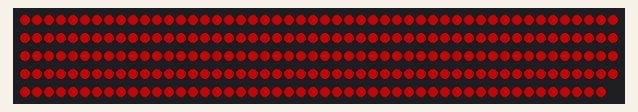
This sketch was run on a simulated ESP32. Parts: 249 RGB LEDs in strip order, left to right, continuing on the next row. Dim RGB values are drawn brighter than linear; WiFi joins after 1.5 s; servers stay silent unless stated; what the sketch prints to the serial monitor is not drawn.

Above: at 0.2 s.
At 1.8 s:
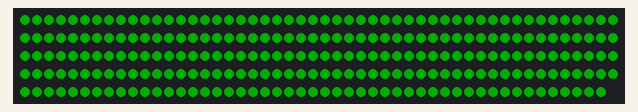

The sketch:

ESP32_small.ino
```cpp
#include <FastLED.h>

#include <WiFi.h>
#include <AsyncUDP.h>
#define FASTLED_INTERNAL // Suppress harmless SPI pin notices during compilation
#include <FastLED.h>

// -----------------------------------------------------------------------------
// USER CONFIGURATION & SECRETS
// -----------------------------------------------------------------------------
#include "secrets.h"

// Hardware Pin & LED Configuration (Profile: "small")
// Total LEDs = 249 (matches config/segments_small.json: s1=49, s2=108, s3=92)
#define PIN_STRIP_1 21
#define NUM_LEDS_1 249
#define PORT_STRIP_1 9001

// Stream timeout threshold: if no packet is received within this window,
// switch back to solid GREEN (ready & waiting for stream).
#define STREAM_TIMEOUT_MS 1000

// -----------------------------------------------------------------------------
// GLOBALS & STATE
// -----------------------------------------------------------------------------
CRGB leds1[NUM_LEDS_1];
AsyncUDP udp1;

volatile uint32_t lastPacketTimeMs = 0;
volatile bool newPacketReceived = false;

enum DeviceState {
    STATE_DISCONNECTED, // RED: Wi-Fi disconnected or connecting
    STATE_WAITING,      // GREEN: Wi-Fi connected, waiting for stream
    STATE_STREAMING     // LIVE: UDP frames actively displaying
};

DeviceState currentState = STATE_DISCONNECTED;

void showStatusColor(CRGB color) {
    fill_solid(leds1, NUM_LEDS_1, color);
    FastLED.show();
}

void setup() {
    Serial.begin(115200);
    delay(100);
    Serial.println();
    Serial.println("==================================================");
    Serial.println("   Vialactee ESP32 Firmware — Profile: SMALL      ");
    Serial.println("==================================================");
    Serial.printf("LEDs: %d on GPIO %d | UDP Port: %d\n", NUM_LEDS_1, PIN_STRIP_1, PORT_STRIP_1);

    // Initialize FastLED
    FastLED.addLeds<WS2812B, PIN_STRIP_1, GRB>(leds1, NUM_LEDS_1);
    FastLED.setBrightness(100);

    // Immediate diagnostic: solid RED while Wi-Fi is disconnected
    currentState = STATE_DISCONNECTED;
    showStatusColor(CRGB::Red);

    // Connect to Wi-Fi
    WiFi.disconnect(true);
    delay(100);
    WiFi.mode(WIFI_STA);
    WiFi.begin(ssid, password);

    Serial.print("Connecting to Wi-Fi");
    int retries = 0;
    while (WiFi.status() != WL_CONNECTED) {
        delay(500);
        Serial.print(".");
        retries++;
        if (retries > 20) {
            Serial.printf("\nWi-Fi connection taking long (status: %d). Retrying...\n", WiFi.status());
            WiFi.disconnect();
            delay(100);
            WiFi.begin(ssid, password);
            retries = 0;
        }
    }

    Serial.println("\n[Wi-Fi] Connected successfully!");
    Serial.print("[Wi-Fi] IP Address: ");
    Serial.println(WiFi.localIP());

    // Wi-Fi connected: turn solid GREEN (waiting for stream)
    currentState = STATE_WAITING;
    showStatusColor(CRGB::Green);

    // Start listening on UDP Port 9001
    if (udp1.listen(PORT_STRIP_1)) {
        Serial.printf("[UDP] Listening for Strip 1 on UDP port %d...\n", PORT_STRIP_1);
        udp1.onPacket([](AsyncUDPPacket packet) {
            if (packet.length() >= 2) {
                uint16_t startIndex = packet.data()[0] | (packet.data()[1] << 8);
                int numLedsInPacket = (packet.length() - 2) / 3;

                if (startIndex + numLedsInPacket <= NUM_LEDS_1) {
                    memcpy(&leds1[startIndex], packet.data() + 2, numLedsInPacket * 3);
                    lastPacketTimeMs = millis();
                    newPacketReceived = true;
                }
            }
        });
    } else {
        Serial.printf("[UDP] ERROR: Failed to bind port %d!\n", PORT_STRIP_1);
    }
}

void loop() {
    uint32_t now = millis();

    // 1. Wi-Fi connection check
    if (WiFi.status() != WL_CONNECTED) {
        if (currentState != STATE_DISCONNECTED) {
            currentState = STATE_DISCONNECTED;
            Serial.println("[Status] Wi-Fi lost -> LEDs RED");
            showStatusColor(CRGB::Red);
        }
        // Auto-reconnect non-blocking check
        static uint32_t lastReconnectAttempt = 0;
        if (now - lastReconnectAttempt > 5000) {
            lastReconnectAttempt = now;
            WiFi.reconnect();
        }
        delay(20);
        return;
    }

    // 2. Stream activity check
    bool isStreamActive = (lastPacketTimeMs > 0) && ((now - lastPacketTimeMs) < STREAM_TIMEOUT_MS);

    if (isStreamActive) {
        if (currentState != STATE_STREAMING) {
            currentState = STATE_STREAMING;
            Serial.println("[Status] Stream active -> Displaying live frames");
        }

        if (newPacketReceived) {
            static uint32_t lastShowMs = 0;
            if (now - lastShowMs >= 15) { // Cap rendering at ~60 FPS
                newPacketReceived = false;
                lastShowMs = now;
                FastLED.show();
            }
        }
    } else {
        // Stream stopped or waiting for first frame
        if (currentState != STATE_WAITING) {
            currentState = STATE_WAITING;
            Serial.println("[Status] Stream idle -> LEDs GREEN");
            showStatusColor(CRGB::Green);
        }
    }

    delay(2);
}
```

secrets.h
```cpp
#pragma once

const char* ssid = "freebox_LAURE";
const char* password = "laure128";
```

Measured:
- what the display in image 0 shows lasts 1.6 s, from 0.1 s to 1.7 s
